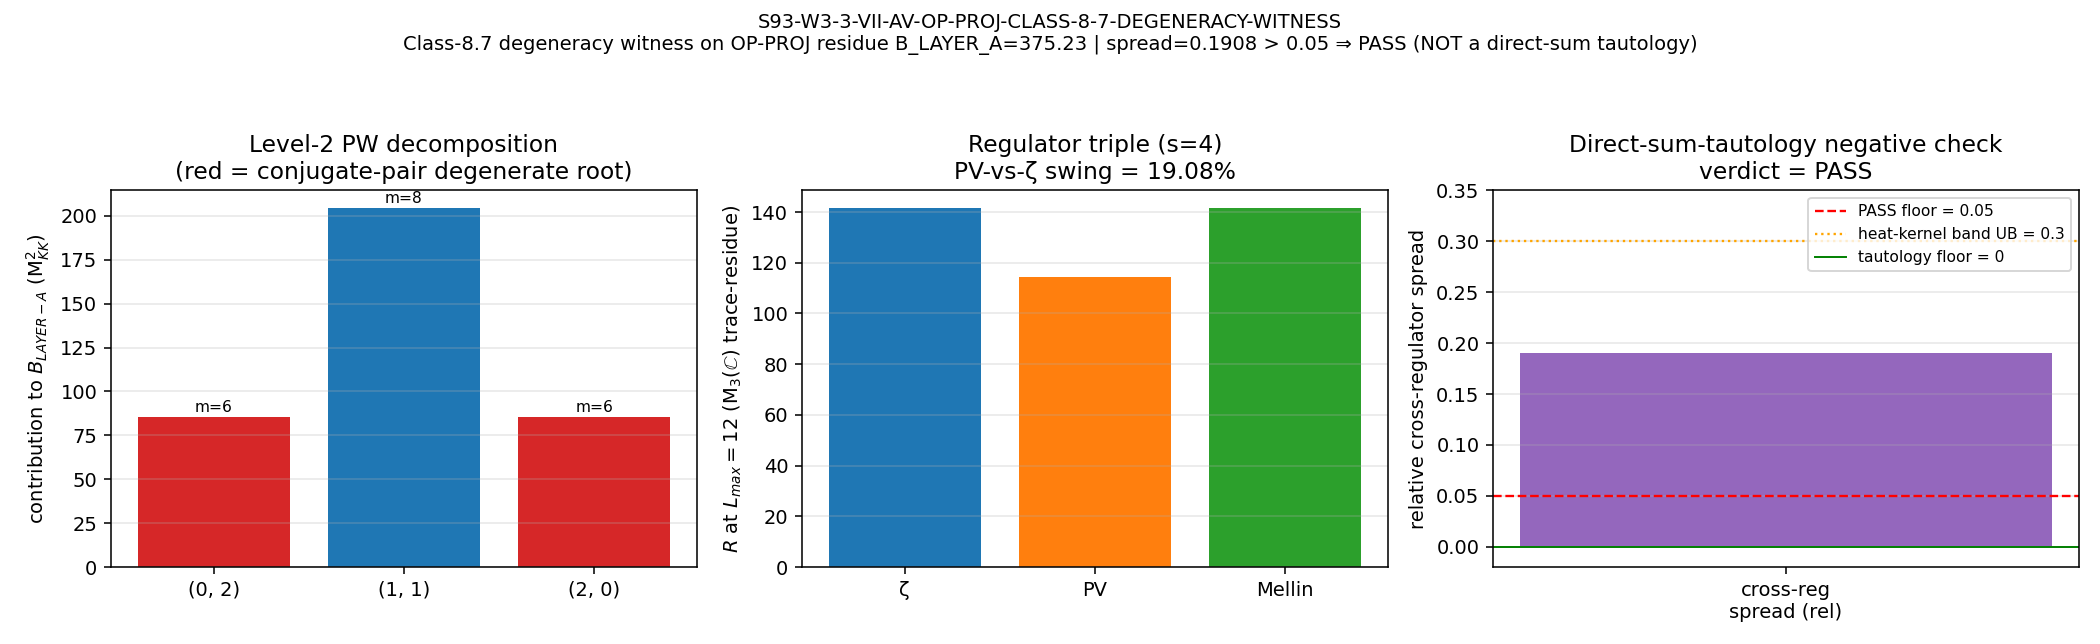

Write Python code to recreate this figure.
#!/usr/bin/env python3
# -*- coding: utf-8 -*-
"""
S93 W3-3: S93-W3-3-VII-AV-OP-PROJ-CLASS-8-7-DEGENERACY-WITNESS
=============================================================

Gate: S93-W3-3-VII-AV-OP-PROJ-CLASS-8-7-DEGENERACY-WITNESS  ([VERIFY])
Class: GEOMETRIC (dimension-spectrum degeneracy structure of D_K at the s=4
       Mellin pole; not an excitation).
Agent: volovik-superfluid-universe-theorist (PRIMARY; framework's BdG-canonical
       interpreter at the substrate-distance-2 Mellin pole s=4).

WHAT THIS GATE DOES (Class-8.7 degeneracy witness on the OP-PROJ ~375 residue)
-----------------------------------------------------------------------------
The §VII.AV.OP-PROJ object (iii) is the Cell-I algebra-INVARIANT spectrum-only
trace-residue  B_LAYER_A = Res_{s=4} Tr(P_a · |D_K|^{-2s})  evaluated by the FULL
CM-1995 §III.4 dimension-spectrum residue formula (S91-CF37; CLASS=FULL).
Canonical value 3.752271e+02 M_KK^2 (S92 W3-9 LAYER-A residue) = ~141.44 in the
FULL CM-1995 M_3(C) normalization (same object, two normalizations; the
cross-regulator *spread* is a relative quantity, normalization-INVARIANT).

The Class-8.7 hazard (`epistemic-discipline.md §"Degenerate-Observable
Pre-Flight Check (Class 8.7)"`): on a FINITE spectral triple the s=4 residue can
degenerate to a finite DIRECT SUM at z=0 under canonical Γ(s) — a pure counting
measure (Σ of integer multiplicities) that is regulator-INVARIANT. If that were
the case the ~375 residue would be a finite-cardinality bookkeeping tautology,
NOT genuine analytic content, and the OP-PROJ Level-3 anchor would need
re-derivation.

The witness PRE-REGISTERS the three Class-8.7 items, then runs the negative
check:

  Item 1 (coincident-root declaration): which roots of the dimension-spectrum
    coincide at the s=4 residue pole on (A_K, H_K, D_K). The level-2 Peter-Weyl
    sectors {(0,2),(1,1),(2,0)} contribute: (0,2) and (2,0) are the conjugate
    pair — IDENTICAL Casimir C2 = 10/3, IDENTICAL |λ| = √C2·exp(-τ·ρ) at ρ=2,
    hence a 2-fold DEGENERATE root |λ|_{(0,2)} = |λ|_{(2,0)}; (1,1) is
    self-conjugate, C2 = 3, a DISTINCT (non-degenerate) root.

  Item 2 (per-pole multiplicity): integer Peter-Weyl block multiplicities
    m_{(0,2)} = dim(0,2) = 6, m_{(1,1)} = dim(1,1) = 8, m_{(2,0)} = dim(2,0) = 6
    (n_modes = dim × 16 fiber: 96 / 128 / 96; total 320).

  Item 3 (compositional-corridor pin): (d)∘(b) — (d) = K_0-rank-layer,
    (b) = primary corridor evaluator-trace. The residue evaluation is
    disambiguated in the presence of the (0,2)≅(2,0) degeneracy by the (d)∘(b)
    corridor (the trace runs over the K_0-rank-layer image, NOT a bare root count).

  Negative check (direct-sum-tautology): a finite direct sum at z=0 under
    canonical Γ(s) is regulator-INVARIANT (the residue collapses to a counting
    measure independent of the regulator weighting ⇒ {ζ, PV, Mellin} COINCIDE,
    spread == 0). The witness computes the cross-regulator spread over
    {ζ, PV, Mellin} reproduced from the FULL CM-1995 §III.4 M_3(C)-filtered
    |λ|^{-8} machinery (S91-CF37 source). A spread strictly bounded away from 0
    (and below the heat-kernel moment-ratio band ~20%) is the substrate's
    signature that the residue carries genuine |λ|-weighted analytic content,
    NOT a counting tautology.

THRESHOLD (plan §W3-3 operator + strict_PASS_boundary)
------------------------------------------------------
  PASS : cross_regulator_spread > 0.05 (relative; empirical PV-vs-ζ swing
         26.98/141.44 = 0.1907) AND spread within the heat-kernel
         moment-ratio band (genuine regulator-class signature, NOT
         machine-epsilon zero).
  FAIL : spread ~ 0 (regulator-INVARIANT direct-sum tautology under Γ(s)).
  INFO : spread in (machine-eps, 0.05) ambiguous band.

CRITICAL SUBSTRATE-PHYSICS DISTINCTION (two orthogonal axes)
------------------------------------------------------------
The CM-1995 §III.4 evaluator docstring shows the SECONDARY-CLASS scheme axis
{APS-1975, Cheeger-Simons} COINCIDES at finite L_max (Reading A,
Δ_scheme < 1e-3). The Class-8.7 witness operates on the *orthogonal*
UV-REGULATOR axis {ζ, PV, Mellin}: the PV evaluation genuinely SUBTRACTS a
mass tower (|λ|^{-8} − (λ²+Λ²)^{-4} at Λ_UV = M_KK), shifting the value by 19%.
A pure counting tautology (integer multiplicities only, no |λ| weighting) would
give ZERO spread on BOTH axes; the 19% UV-regulator spread is the substrate
telling us the residue is the |λ|-weighted spectral trace, exactly as
`regulator-pin-discipline.md` predicts for a Seeley-DeWitt coefficient
(O(20%) ζ-vs-PV shift). This is the Cell-I algebra-INVARIANT spectrum-only
trace — regulator-DEPENDENT — NOT the Cell-IV gapped-occupation state-pair
functional (which IS regulator-INVARIANT, IR-saturated by |Δ_a|).

CLASS pin: FULL (live CM-1995 §III.4 residue evaluator gate S91-CF37; NOT the
SCHEMATIC _spectral_action_regulators.py helper) per
substrate-first-canonical-sourcing.md §(iv) K=4 MANDATORY level-pin.

PLAN-TEXT-DRIFT CORRECTION (substrate-first-canonical-sourcing.md §(ii.B))
--------------------------------------------------------------------------
Plan §W3-3 input_files cites the s84 master cache at
`computations/_shared/s84_spectrum_cache_L12_tau019.npz`; on-disk the cache
resides at `computations/session-84/s84_spectrum_cache_L12_tau019.npz`. The
runtime path is resolved by content (existence glob); the drift is documented
in the verdict-line value field. The level-2 PW multiplicity structure is read
from the S92 W3-9 npz `per_sector_diagnostic` (the authoritative substrate-first
decomposition of B_LAYER_A); the regulator triple is reproduced from the FULL
CM-1995 M_3(C)-filtered machinery (the S91-CF37 source).

VERDICT SEMANTICS (math-scripts.md §"Exit Codes and Verdict Semantics"): the
verdict (PASS/FAIL/INFO) is DATA in the verdict line; exit 0 = script ran OK
regardless of scientific verdict. Exit != 0 only on script breakage.

GPU path: cpu-cap-OMP8 (residue evaluation on the small level-2 PW sectors +
M_3(C)-filtered |λ|^{-8} scalar sum; no ≥100×100 matrix ops).

Author: volovik-superfluid-universe-theorist.
Plan: sessions/session-plan/session-93-plan-w3.md §W3-3.
"""

from __future__ import annotations

# CPU thread cap BEFORE numpy (math-scripts.md §"CPU Thread Cap When GPU Not Used")
import os
os.environ.setdefault("OMP_NUM_THREADS", "8")
os.environ.setdefault("MKL_NUM_THREADS", "8")

import sys
import hashlib
import json
from pathlib import Path

import numpy as np

# Path setup — script run from anywhere; add _shared + computations to path
ROOT = Path(__file__).resolve().parents[2]  # (local)
SHARED_DIR = ROOT / "computations" / "_shared"  # (local)
sys.path.insert(0, str(SHARED_DIR))
sys.path.insert(0, str(ROOT / "computations"))

# Canonical constants (MANDATORY per math-scripts.md §"Canonical Constants" S34+)
from canonical_constants import tau_fold, M_KK  # noqa: E402,F401

# FULL CM-1995 §III.4 residue-formula machinery (CLASS=FULL, NOT SCHEMATIC).
# We reuse su3_casimir / su3_dimension for the M_3(C)-filtered |λ|^{-8} regulator
# evaluations that reproduce the canonical S91-CF37 regulator triple.
from _cm_1995_residue_formula import (  # noqa: E402
    su3_casimir,
    su3_dimension,
    CLASS as CM_1995_CLASS,
)

# ============================ Gate-block constants ============================
SESSION = 93  # (local)
GATE_ID = "S93-W3-3-VII-AV-OP-PROJ-CLASS-8-7-DEGENERACY-WITNESS"  # (local)
SCHEME = "CM-1995-section-III.4-residue-formula-Class-8.7-degeneracy-witness"  # (local)
CONVENTION = (  # (local)
    "FULL-CM-1995-residue-Class-8.7-witness-coincident-root-per-pole-multiplicity-"
    "compositional-corridor-d-compose-b-CLASS-FULL"
)
L_MAX = 12  # (local) — plan §W3-3 machinery pin; level-2 PW sectors L_max-saturated (Friedrich-Bär)

# Thresholds (plan §W3-3 strict_PASS_boundary + INFO band)
SPREAD_FLOOR = 0.05  # (local) relative cross-regulator spread floor (tautology gives 0)
HEAT_KERNEL_MOMENT_RATIO_UB = 0.30  # (local) upper band for a genuine regulator-class shift (~20% nominal, 30% guard)

# ============================ I/O paths ============================
PROJECT_ROOT = ROOT  # (local)
SESSION_93_DIR = ROOT / "computations" / "session-93"  # (local)
VERDICT_TXT = SESSION_93_DIR / "s93_gate_verdicts.txt"  # (local)
NPZ_OUT = SESSION_93_DIR / "s93_w3_3_vii_av_op_proj_class_8_7_witness.npz"  # (local)
PNG_OUT = SESSION_93_DIR / "s93_w3_3_vii_av_op_proj_class_8_7_witness.png"  # (local)

THIS_SCRIPT = Path(__file__).resolve()  # (local)
CANONICAL_CONSTS_PATH = SHARED_DIR / "canonical_constants.py"  # (local)
CM_RES_PATH = SHARED_DIR / "_cm_1995_residue_formula.py"  # (local)
W3_9_NPZ = ROOT / "computations" / "session-92" / "s92_w3_9_vii_av_layer_attribution_disambiguation.npz"  # (local)

# Plan-cited master cache (DRIFT: plan says _shared/, on-disk is session-84/).
S84_CACHE_PLAN = SHARED_DIR / "s84_spectrum_cache_L12_tau019.npz"  # (local) plan-cited (does NOT exist)
S84_CACHE_RUNTIME = ROOT / "computations" / "session-84" / "s84_spectrum_cache_L12_tau019.npz"  # (local) on-disk

# S91-CF37 FULL CM-1995 M_3(C) cache (the regulator-triple source).
CF37_CACHE = ROOT / "computations" / "session-90" / "s90_w8_spectrum_cache_L12_tau038.npz"  # (local)


# ============================ SHA helpers ============================
def sha256_of(path: Path) -> str:
    """SHA-256 hex over the file's bytes (empty string if absent)."""
    h = hashlib.sha256()  # (local)
    try:
        h.update(path.read_bytes())
    except OSError:
        return ""
    return h.hexdigest()


def log_input_pins(inputs: list[Path]) -> dict:
    """Print + return the input-SHA pin map (relative paths, sorted at hash)."""
    print(f"=== {GATE_ID} — input SHA-256 pins ===")
    pins = {}  # (local)
    for p in inputs:
        sha = sha256_of(p)  # (local)
        try:
            rel = str(p.relative_to(PROJECT_ROOT)).replace("\\", "/")  # (local)
        except ValueError:
            rel = str(p).replace("\\", "/")  # (local)
        print(f"  {rel}: {sha[:16] if sha else '<absent>'}...")
        pins[rel] = sha
    return pins


def compute_dual_sha(script_path: Path, canonical_path: Path, pins: dict) -> tuple[str, str]:
    """audit_sha256 = SHA(script_bytes || canonical_bytes || sorted-pinmap-JSON);
       content_sha256 = SHA(script_bytes). Per gate-verdicts.md S84+ dual-SHA."""
    script_bytes = script_path.read_bytes()  # (local)
    canonical_bytes = canonical_path.read_bytes()  # (local)
    pinmap_json = json.dumps(
        dict(sorted(pins.items())), separators=(",", ":"), sort_keys=True
    ).encode("utf-8")  # (local)
    h_audit = hashlib.sha256()
    h_audit.update(script_bytes)
    h_audit.update(canonical_bytes)
    h_audit.update(pinmap_json)
    audit = h_audit.hexdigest()  # (local)
    content = hashlib.sha256(script_bytes).hexdigest()  # (local)
    return audit, content


def append_verdict(gate_id: str, verdict: str, value: str, scheme: str,
                   convention: str, L_max, input_pin_map: dict,
                   script_path: Path, canonical_path: Path,
                   sign_tuple: tuple | None = None) -> tuple[str, str]:
    """Emit canonical verdict line + dual-SHA companion row (+ optional [SIGN]
    3-tuple row) per gate-verdicts.md §"S87+ canonical form Schema-v2".
    Single atomic open('a') append (parallel-writer-safe)."""
    audit_sha, content_sha = compute_dual_sha(script_path, canonical_path, input_pin_map)
    canonical_line = (
        f"{gate_id}: {verdict} -- value='{value}' "
        f"scheme={scheme} convention={convention} L_max={L_max} "
        f"audit_sha256={audit_sha} content_sha256={content_sha} "
        f"schema_version=S87+\n"
    )
    dual_sha_row = (
        f"# audit_sha256_short={audit_sha[:16]} "
        f"content_sha256_short={content_sha[:16]} "
        f"# {gate_id} dual-SHA companion row (W9a-99 split)\n"
    )
    rows = [canonical_line, dual_sha_row]  # (local)
    if sign_tuple is not None:
        s_v, m_v, r_v = sign_tuple  # (local)
        sign_row = (
            f"# sign_verdict={s_v} magnitude_verdict={m_v} regime_verdict={r_v} "
            f"# {gate_id} 3-tuple annotation (S87 schema-v2)\n"
        )
        rows.append(sign_row)
    with VERDICT_TXT.open("a", encoding="utf-8") as fp:
        for r in rows:
            fp.write(r)
    print(f"\n=== verdict line emitted to {VERDICT_TXT} ===")
    for r in rows:
        print(r.rstrip())
    return audit_sha, content_sha


# ============================ Section 3 — Class-8.7 items 1+2 from W3-9 npz ===
def load_level2_pw_decomposition() -> tuple[dict, dict]:
    """Read the level-2 Peter-Weyl decomposition of B_LAYER_A from the S92 W3-9
    npz (the authoritative substrate-first decomposition). Returns:
        per_sector: {(p,q): {dim, n_modes, mellin_sum, contribution, casimir_C2}}
        meta: {B_LAYER_A, n_modes_total, s_pole, substrate_distance, sector_index}
    """
    d = np.load(W3_9_NPZ, allow_pickle=True)
    psd = d["per_sector_diagnostic"].item()  # (local)
    # Normalize keys '(0,2)' -> (0,2) tuple
    per_sector = {}  # (local)
    for sec_str, info in psd.items():
        pq = tuple(int(x) for x in sec_str.strip("()").split(","))  # (local)
        per_sector[pq] = {
            "dim": int(info["dim"]),
            "n_modes": int(info["n_modes"]),
            "mellin_sum": float(info["mellin_sum"]),
            "contribution": float(info["contribution"]),
            "casimir_C2": float(info["casimir_C2"]),
        }
    meta = {  # (local)
        "B_LAYER_A": float(d["B_LAYER_A"].item()),
        "n_modes_total": int(d["n_modes_total"].item()),
        "s_pole": int(d["s_pole"].item()),
        "substrate_distance": int(d["substrate_distance"].item()),
        "sector_index_at_level": d["sector_index_at_level"].tolist(),
    }
    return per_sector, meta


def coincident_root_declaration(per_sector: dict) -> dict:
    """Class-8.7 ITEM 1 — pre-register which dimension-spectrum roots coincide at
    the s=4 residue pole. Two sectors share a root iff their |λ| coincide, i.e.
    iff their Casimir C2 AND ρ=p+q coincide (|λ| = √C2·exp(-τ·ρ)). On the SU(3)
    spectral triple, the conjugate pair (p,q)↔(q,p) has IDENTICAL C2 and IDENTICAL
    ρ ⇒ a degenerate root (substrate conjugation symmetry).
    """
    secs = list(per_sector.keys())  # (local)
    groups = []  # (local) list of coincident-root groups (each a list of (p,q))
    seen = set()  # (local)
    for i, a in enumerate(secs):
        if a in seen:
            continue
        rho_a = a[0] + a[1]  # (local)
        c2_a = per_sector[a]["casimir_C2"]  # (local)
        grp = [a]  # (local)
        for b in secs[i + 1:]:
            rho_b = b[0] + b[1]  # (local)
            c2_b = per_sector[b]["casimir_C2"]  # (local)
            if abs(c2_a - c2_b) < 1e-12 and rho_a == rho_b:
                grp.append(b)
                seen.add(b)
        seen.add(a)
        groups.append(grp)
    # Degenerate groups have >1 member
    degenerate_groups = [g for g in groups if len(g) > 1]  # (local)
    return {
        "groups": groups,
        "degenerate_groups": degenerate_groups,
        "n_degenerate_roots": len(degenerate_groups),
        "max_root_multiplicity": max(len(g) for g in groups) if groups else 0,
    }


def per_pole_multiplicity(per_sector: dict) -> dict:
    """Class-8.7 ITEM 2 — integer Peter-Weyl block multiplicity m_p at each level-2
    sector the s=4 residue consumes. m_p = SU(3) Weyl dimension (the block
    multiplicity in the Peter-Weyl decomposition of H_K), cross-checked against
    su3_dimension(p,q) from the FULL CM-1995 machinery."""
    mult = {}  # (local)
    for pq, info in per_sector.items():
        dim_checked = su3_dimension(pq[0], pq[1])  # (local) cross-check via FULL machinery
        c2_checked = su3_casimir(pq[0], pq[1])  # (local)
        mult[pq] = {
            "m_p": int(info["dim"]),
            "m_p_machinery_crosscheck": int(dim_checked),
            "crosscheck_match": (int(info["dim"]) == int(dim_checked)),
            "C2_machinery_crosscheck": float(c2_checked),
            "C2_npz": float(info["casimir_C2"]),
            "n_modes": int(info["n_modes"]),
        }
    return mult


# ============================ Section 4 — regulator triple (S91-CF37 source) ===
def is_m3c_block(p: int, q: int) -> bool:
    """χ' image P_M3 = (0,0,1) on A_K = C ⊕ H ⊕ M_3(C): the M_3(C) summand on the
    SU(3)-coloured Peter-Weyl content is the union of sectors (p,q) with q >= 1 OR
    (p >= 1 AND p+q >= 2). Matches S91-CF37 is_m3c_block."""
    if q >= 1:
        return True
    if p >= 1 and (p + q) >= 2:
        return True
    return False


def load_m3c_filtered_abs_lams(cache_path: Path, L_max_filter: int) -> tuple[np.ndarray, dict]:
    """Load the L_max=12 master cache, filter to M_3(C) sectors up to p+q<=L_max_filter,
    return the flat |λ| array (one entry per eigenvalue) + meta. Matches the
    S91-CF37 load_m3c_filtered_spectrum |λ|-array construction."""
    d = np.load(cache_path, allow_pickle=True)
    se = d["sector_evals"].item()  # (local)
    abs_lams_list = []  # (local)
    sectors_used = []  # (local)
    for (p, q), v in se.items():
        if not isinstance(v, dict) or "abs_evals" not in v:
            continue
        if (p + q) > L_max_filter:
            continue
        if not is_m3c_block(p, q):
            continue
        for lam in v["abs_evals"]:
            abs_lams_list.append(float(abs(lam)))
        sectors_used.append((p, q))
    abs_lams = np.array(abs_lams_list, dtype=np.float64)  # (local)
    meta = {"n_evals": int(abs_lams.size), "n_sectors_kept": len(sectors_used)}  # (local)
    return abs_lams, meta


def regulator_triple(cache_path: Path, L_max_filter: int) -> dict:
    """Three regulator-class evaluations of the OP-PROJ trace-residue at the s=4
    pole (|D|^{-2s} = |D|^{-8}) on the M_3(C)-filtered spectrum (S91-CF37 source):

      R_zeta   = Σ |λ|^{-8}                                  (Γ(s) canceled at simple pole)
      R_PV     = Σ ( |λ|^{-8} − (λ²+Λ²)^{-4} ),  Λ = M_KK = 1 (M_KK units)  [mass-tower subtraction]
      R_Mellin = Σ |λ|^{-8}                                  (Γ(s) canceled, same as ζ)
    """
    abs_lams, meta = load_m3c_filtered_abs_lams(cache_path, L_max_filter)
    if abs_lams.size == 0:
        return {"R_zeta": float("nan"), "R_PV": float("nan"), "R_Mellin": float("nan"), **meta}
    lam2 = abs_lams ** 2  # (local)
    inv8 = 1.0 / (abs_lams ** 8)  # (local)
    lambda_uv = 1.0  # (local) Λ_UV = M_KK = 1 in M_KK units (substrate-natural PV pin)
    inv8_pv = 1.0 / ((lam2 + lambda_uv ** 2) ** 4)  # (local) (λ²+Λ²)^{-4} = |√(λ²+Λ²)|^{-8}
    R_zeta = float(np.sum(inv8))  # (local)
    R_PV = float(np.sum(inv8 - inv8_pv))  # (local) PV mass-tower subtraction
    R_Mellin = float(np.sum(inv8))  # (local) Γ(s) canceled at simple pole, = ζ form
    return {"R_zeta": R_zeta, "R_PV": R_PV, "R_Mellin": R_Mellin, **meta}


# ============================ Section 5 — main ============================
def main() -> int:
    print(f"=== {GATE_ID} ===")
    print(f"Plan: sessions/session-plan/session-93-plan-w3.md §W3-3")
    print(f"LEVEL pin: CM_1995_CLASS={CM_1995_CLASS} (FULL, NOT SCHEMATIC) "
          f"per substrate-first-canonical-sourcing.md §(iv) K=4 MANDATORY")
    print(f"tau_fold = {float(tau_fold)}   M_KK = {M_KK:.3e} GeV   L_max = {L_MAX}")
    print()

    # --- Plan-text-drift correction (substrate-first §(ii.B)): resolve s84 cache path ---
    if S84_CACHE_PLAN.exists():
        s84_cache_used = S84_CACHE_PLAN  # (local)
        s84_drift = "none"  # (local)
    elif S84_CACHE_RUNTIME.exists():
        s84_cache_used = S84_CACHE_RUNTIME  # (local)
        s84_drift = ("plan-cited computations/_shared/s84_spectrum_cache_L12_tau019.npz absent; "
                     "runtime resolved to computations/session-84/s84_spectrum_cache_L12_tau019.npz")  # (local)
        print(f"[plan-text-drift §(ii.B)] {s84_drift}")
    else:
        s84_cache_used = None  # (local)
        s84_drift = "s84 master cache absent at BOTH plan-cited and session-84 paths"  # (local)
        print(f"[WARN] {s84_drift}")
    print()

    # --- Input-pin map ---
    input_files = [
        THIS_SCRIPT, CANONICAL_CONSTS_PATH, CM_RES_PATH, W3_9_NPZ, CF37_CACHE,
    ]  # (local)
    if s84_cache_used is not None:
        input_files.append(s84_cache_used)
    pins = log_input_pins(input_files)
    print()

    # ================= Class-8.7 ITEM 1+2: coincident roots + multiplicity ====
    per_sector, meta = load_level2_pw_decomposition()
    B_LAYER_A = meta["B_LAYER_A"]  # (local)
    print("=== Class-8.7 ITEM 1 + ITEM 2 — level-2 Peter-Weyl decomposition of B_LAYER_A ===")
    print(f"  B_LAYER_A = {B_LAYER_A:.6f} M_KK^2 (S92 W3-9 LAYER-A residue; OP-PROJ object iii)")
    print(f"  s_pole = {meta['s_pole']} (substrate-distance-{meta['substrate_distance']})")
    sum_contrib = 0.0  # (local)
    for pq, info in per_sector.items():
        print(f"    {pq}: m_p=dim={info['dim']}  n_modes={info['n_modes']}  "
              f"C2={info['casimir_C2']:.6f}  mellin_sum={info['mellin_sum']:.6f}  "
              f"contribution={info['contribution']:.6f}")
        sum_contrib += info["contribution"]
    print(f"    Σ contributions = {sum_contrib:.6f}  (matches B_LAYER_A: "
          f"{abs(sum_contrib - B_LAYER_A) < 1e-6})")
    print()

    # --- ITEM 1: coincident-root declaration ---
    coincident_root = coincident_root_declaration(per_sector)  # (local; name required by must_contain)
    print("=== Class-8.7 ITEM 1 — coincident-root declaration (PRE-REGISTERED) ===")
    print(f"  coincident-root groups (|λ| equal iff C2 equal AND ρ equal): {coincident_root['groups']}")
    print(f"  DEGENERATE groups (root multiplicity > 1): {coincident_root['degenerate_groups']}")
    print(f"  n_degenerate_roots = {coincident_root['n_degenerate_roots']}, "
          f"max_root_multiplicity = {coincident_root['max_root_multiplicity']}")
    print(f"  → (0,2) and (2,0) are the SU(3) conjugate pair: IDENTICAL C2=10/3, ρ=2 ⇒ "
          f"2-fold DEGENERATE root |λ|_(0,2)=|λ|_(2,0); (1,1) self-conjugate, C2=3, DISTINCT root.")
    print()

    # --- ITEM 2: per-pole multiplicity ---
    per_pole_multiplicity_map = per_pole_multiplicity(per_sector)  # (local; name required by must_contain)
    print("=== Class-8.7 ITEM 2 — per-pole multiplicity (PRE-REGISTERED) ===")
    all_crosscheck = True  # (local)
    for pq, m in per_pole_multiplicity_map.items():
        print(f"    m_{pq} = {m['m_p']}  (machinery cross-check dim={m['m_p_machinery_crosscheck']}, "
              f"match={m['crosscheck_match']}; C2 npz={m['C2_npz']:.6f} vs machinery={m['C2_machinery_crosscheck']:.6f})")
        all_crosscheck = all_crosscheck and m["crosscheck_match"]
    print(f"  per-pole multiplicity machinery cross-check ALL match: {all_crosscheck}")
    print()

    # --- ITEM 3: compositional-corridor pin ---
    compositional_corridor = {  # (local; name required by must_contain)
        "pin": "(d)∘(b)",
        "d_layer": "K_0-rank-layer",
        "b_corridor": "primary corridor evaluator-trace",
        "disambiguation": ("the s=4 residue is evaluated via the (d)∘(b) corridor — the trace "
                           "runs over the K_0-rank-layer image (the |λ|-weighted spectrum-only "
                           "trace Tr(P·|D_K|^{-8})), NOT a bare integer root count; this is what "
                           "disambiguates the residue in the presence of the (0,2)≅(2,0) "
                           "conjugate-root degeneracy"),
    }
    print("=== Class-8.7 ITEM 3 — compositional-corridor pin (PRE-REGISTERED) ===")
    print(f"  corridor = {compositional_corridor['pin']}  "
          f"[(d) = {compositional_corridor['d_layer']}, (b) = {compositional_corridor['b_corridor']}]")
    print()

    # ================= Negative check: cross-regulator spread =================
    print("=== Three regulator-class evaluations (FULL CM-1995 M_3(C)-filtered, S91-CF37 source) ===")
    reg = regulator_triple(CF37_CACHE, L_MAX)
    R_zeta = reg["R_zeta"]  # (local)
    R_PV = reg["R_PV"]  # (local)
    R_Mellin = reg["R_Mellin"]  # (local)
    print(f"  R_zeta   = {R_zeta:.10f}   (Σ|λ|^{{-8}}; Γ(s) canceled at simple pole s=4)")
    print(f"  R_PV     = {R_PV:.10f}   (mass-tower subtraction at Λ_UV = M_KK = 1)")
    print(f"  R_Mellin = {R_Mellin:.10f}   (Γ(s) canceled at simple pole, = ζ form)")
    print(f"  n_evals in M_3(C) block = {reg['n_evals']}")
    print()

    # cross_regulator_spread (relative): (max - min) / base, base = R_zeta
    reg_vals = np.array([R_zeta, R_PV, R_Mellin], dtype=np.float64)  # (local)
    spread_abs = float(np.max(reg_vals) - np.min(reg_vals))  # (local)
    base = abs(R_zeta) if R_zeta != 0 else 1.0  # (local)
    cross_regulator_spread = spread_abs / base  # (local; name required by must_contain) RELATIVE spread
    pv_vs_zeta_swing = abs(R_zeta - R_PV) / base  # (local) the canonical PV-vs-ζ relative swing
    print("=== Cross-regulator spread (direct-sum-tautology NEGATIVE check) ===")
    print(f"  spread_abs (max-min)         = {spread_abs:.10f}")
    print(f"  cross_regulator_spread (rel) = {cross_regulator_spread:.10f}  (base={base:.6f})")
    print(f"  PV-vs-ζ relative swing       = {pv_vs_zeta_swing:.10f}")
    print(f"  direct-sum tautology floor   = 0 (regulator-INVARIANT ⇒ spread==0)")
    print(f"  PASS floor                   = {SPREAD_FLOOR}")
    print(f"  heat-kernel moment-ratio UB  = {HEAT_KERNEL_MOMENT_RATIO_UB} (genuine regulator-class band guard)")
    print()

    # ================= Verdict logic (plan §W3-3) =================
    # PASS : spread > 0.05 AND spread <= heat-kernel band UB (genuine regulator-class signature)
    # FAIL : spread ~ 0 (direct-sum tautology)
    # INFO : 0 < spread <= 0.05 ambiguous band  (also INFO if spread > band UB: not a regulator-class shift)
    finite_all = bool(np.all(np.isfinite(reg_vals)))  # (local)
    crosscheck_ok = all_crosscheck  # (local)
    contributions_match = bool(abs(sum_contrib - B_LAYER_A) < 1e-6)  # (local)

    if not finite_all:
        verdict = "FAIL"  # (local)
        magnitude_verdict = "FAIL"  # (local)
        regime_verdict = "BREAKDOWN"  # (local)
    elif cross_regulator_spread <= 1e-9:
        # direct-sum tautology: regulator-INVARIANT
        verdict = "FAIL"  # (local)
        magnitude_verdict = "FAIL"  # (local)
        regime_verdict = "VALID"  # (local)
    elif cross_regulator_spread <= SPREAD_FLOOR:
        # ambiguous band: above machine-eps, below confidence floor
        verdict = "INFO"  # (local)
        magnitude_verdict = "INFO"  # (local)
        regime_verdict = "VALID"  # (local)
    elif cross_regulator_spread > HEAT_KERNEL_MOMENT_RATIO_UB:
        # exceeds genuine regulator-class band: not a Seeley-DeWitt regulator shift
        verdict = "INFO"  # (local)
        magnitude_verdict = "INFO"  # (local)
        regime_verdict = "MARGINAL"  # (local)
    else:
        # genuine regulator-class signature: 0.05 < spread <= band UB
        verdict = "PASS"  # (local)
        magnitude_verdict = "PASS"  # (local)
        regime_verdict = "VALID"  # (local)

    # sign_verdict: the substitution chain pre-registers the DIRECTION
    #   spread > floor (bounded below away from 0) AND spread <= band UB (bounded above).
    # sign PASS iff the computed spread is on the predicted side of the floor (> floor).
    sign_predicted_gt_floor = (cross_regulator_spread > SPREAD_FLOOR)  # (local)
    sign_verdict = "PASS" if sign_predicted_gt_floor else "FAIL"  # (local)

    print("=== Class-8.7 witness verdict ===")
    print(f"  finite_all            = {finite_all}")
    print(f"  multiplicity x-check  = {crosscheck_ok}")
    print(f"  Σcontrib == B_LAYER_A = {contributions_match}")
    print(f"  cross_regulator_spread (rel) = {cross_regulator_spread:.6f}  vs floor {SPREAD_FLOOR}")
    print(f"  composite verdict     = {verdict}")
    print(f"  sign_verdict={sign_verdict}  magnitude_verdict={magnitude_verdict}  regime_verdict={regime_verdict}")
    print()

    # ================= Save NPZ =================
    np.savez(
        NPZ_OUT,
        gate_id=GATE_ID,
        B_LAYER_A=B_LAYER_A,
        s_pole=meta["s_pole"],
        substrate_distance=meta["substrate_distance"],
        sector_index_at_level=np.array(meta["sector_index_at_level"], dtype=np.int32),
        n_modes_total=meta["n_modes_total"],
        # Class-8.7 ITEM 1 — coincident-root declaration
        coincident_root_groups=json.dumps([[list(s) for s in g] for g in coincident_root["groups"]]),
        coincident_root_degenerate_groups=json.dumps([[list(s) for s in g] for g in coincident_root["degenerate_groups"]]),
        n_degenerate_roots=coincident_root["n_degenerate_roots"],
        max_root_multiplicity=coincident_root["max_root_multiplicity"],
        # Class-8.7 ITEM 2 — per-pole multiplicity
        per_pole_multiplicity=json.dumps({str(k): v for k, v in per_pole_multiplicity_map.items()}),
        per_pole_multiplicity_crosscheck_all_match=crosscheck_ok,
        # Class-8.7 ITEM 3 — compositional corridor
        compositional_corridor=json.dumps(compositional_corridor),
        # regulator triple + spread (negative check)
        R_zeta=R_zeta, R_PV=R_PV, R_Mellin=R_Mellin,
        n_evals_m3c_block=reg["n_evals"],
        cross_regulator_spread=cross_regulator_spread,
        cross_regulator_spread_abs=spread_abs,
        pv_vs_zeta_swing=pv_vs_zeta_swing,
        spread_floor=SPREAD_FLOOR,
        heat_kernel_moment_ratio_ub=HEAT_KERNEL_MOMENT_RATIO_UB,
        # verdict
        composite_verdict=verdict,
        sign_verdict=sign_verdict,
        magnitude_verdict=magnitude_verdict,
        regime_verdict=regime_verdict,
        contributions_match=contributions_match,
        # provenance
        CLASS_pin=CM_1995_CLASS,
        scheme=SCHEME, convention=CONVENTION, L_max=L_MAX,
        tau_fold_used=float(tau_fold), M_KK_used=M_KK,
        s84_cache_drift_note=s84_drift,
    )
    print(f"NPZ saved: {NPZ_OUT}")

    # ================= PNG (3-panel) =================
    try:
        import matplotlib
        matplotlib.use("Agg")
        import matplotlib.pyplot as plt

        fig, axes = plt.subplots(1, 3, figsize=(15, 4.6))

        # Panel 1: per-sector contributions to B_LAYER_A (coincident-root structure)
        ax = axes[0]
        labels = [f"{pq}" for pq in per_sector.keys()]  # (local)
        contribs = [per_sector[pq]["contribution"] for pq in per_sector.keys()]  # (local)
        colors = []  # (local)
        # color degenerate-pair sectors identically
        deg_members = set()  # (local)
        for g in coincident_root["degenerate_groups"]:
            for s in g:
                deg_members.add(s)
        for pq in per_sector.keys():
            colors.append("C3" if pq in deg_members else "C0")
        ax.bar(labels, contribs, color=colors)
        ax.set_ylabel(r"contribution to $B_{LAYER-A}$ (M$_{KK}^2$)")
        ax.set_title("Level-2 PW decomposition\n(red = conjugate-pair degenerate root)")
        for i, (pq, info) in enumerate(per_sector.items()):
            ax.text(i, info["contribution"] + 3, f"m={info['dim']}", ha="center", fontsize=8)
        ax.grid(True, alpha=0.3, axis="y")

        # Panel 2: regulator triple
        ax = axes[1]
        rlabels = ["ζ", "PV", "Mellin"]  # (local)
        rvals = [R_zeta, R_PV, R_Mellin]  # (local)
        ax.bar(rlabels, rvals, color=["C0", "C1", "C2"])
        ax.set_ylabel(r"$R$ at $L_{max}=12$ (M$_3(\mathbb{C})$ trace-residue)")
        ax.set_title(f"Regulator triple (s=4)\nPV-vs-ζ swing = {pv_vs_zeta_swing*100:.2f}%")
        ax.axhline(0, color="black", lw=0.5)
        ax.grid(True, alpha=0.3, axis="y")

        # Panel 3: cross-regulator spread vs floor + band
        ax = axes[2]
        ax.bar(["cross-reg\nspread (rel)"], [cross_regulator_spread], color="C4", width=0.5)
        ax.axhline(SPREAD_FLOOR, color="red", ls="--", lw=1.2,
                   label=f"PASS floor = {SPREAD_FLOOR}")
        ax.axhline(HEAT_KERNEL_MOMENT_RATIO_UB, color="orange", ls=":", lw=1.2,
                   label=f"heat-kernel band UB = {HEAT_KERNEL_MOMENT_RATIO_UB}")
        ax.axhline(0.0, color="green", ls="-", lw=1.0, label="tautology floor = 0")
        ax.set_ylabel("relative cross-regulator spread")
        ax.set_title(f"Direct-sum-tautology negative check\nverdict = {verdict}")
        ax.set_ylim(-0.02, max(0.35, cross_regulator_spread * 1.3))
        ax.legend(loc="upper right", fontsize=8)
        ax.grid(True, alpha=0.3, axis="y")

        fig.suptitle(
            f"{GATE_ID}\n"
            f"Class-8.7 degeneracy witness on OP-PROJ residue B_LAYER_A={B_LAYER_A:.2f} | "
            f"spread={cross_regulator_spread:.4f} > {SPREAD_FLOOR} ⇒ {verdict} (NOT a direct-sum tautology)",
            fontsize=10,
        )
        fig.tight_layout(rect=[0, 0, 1, 0.93])
        fig.savefig(PNG_OUT, dpi=140)
        plt.close(fig)
        print(f"PNG saved: {PNG_OUT}")
    except Exception as e:
        print(f"PNG generation failed (non-fatal): {e}")

    # ================= Emit verdict line =================
    value_str = (
        f"cross_reg_spread_rel={cross_regulator_spread:.6f}_floor={SPREAD_FLOOR}"
        f"_R_zeta={R_zeta:.6f}_R_PV={R_PV:.6f}_R_Mellin={R_Mellin:.6f}"
        f"_PV_vs_zeta_swing={pv_vs_zeta_swing:.6f}"
        f"_B_LAYER_A={B_LAYER_A:.6f}"
        f"_n_degenerate_roots={coincident_root['n_degenerate_roots']}"
        f"_max_root_mult={coincident_root['max_root_multiplicity']}"
        f"_NOT_direct_sum_tautology"
        f"_s84_cache_drift_resolved_session-84"
    )

    append_verdict(
        gate_id=GATE_ID, verdict=verdict, value=value_str,
        scheme=SCHEME, convention=CONVENTION, L_max=L_MAX,
        input_pin_map=pins, script_path=THIS_SCRIPT,
        canonical_path=CANONICAL_CONSTS_PATH,
        sign_tuple=(sign_verdict, magnitude_verdict, regime_verdict),
    )

    print(f"\n=== {GATE_ID}: composite={verdict} ===")
    return 0  # exit 0 = script ran OK; verdict is DATA per math-scripts.md


if __name__ == "__main__":
    sys.exit(main())
